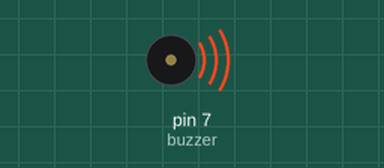
Simulated run of this sketch. Board: Arduino Uno, built with avr-gcc and run on an emulated ATmega328P. Shown: buzzer (waves = sounding).

Above: at 0.2 s.
At 13.3 s:
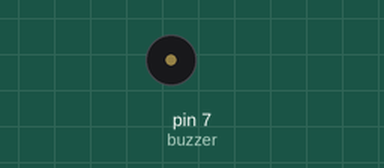
Timing chart, 0 to 15.1 s (numbered marks = the images above):
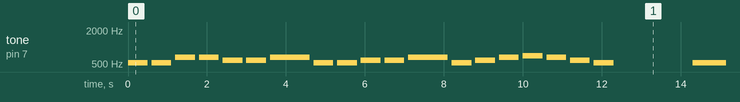

Measured:
- by itself, tone on pin 7 (buzzer): plays 523 Hz for 0.50 s, 523 Hz for 0.50 s, 659 Hz for 0.50 s, 659 Hz for 0.50 s, 587 Hz for 0.50 s, 587 Hz for 0.50 s … (154 notes in this stretch)

The sketch:

buzzer.ino
```cpp
/* Arduino tutorial - Buzzer / Piezo Speaker
   More info and circuit: http://www.ardumotive.com/how-to-use-a-buzzer-en.html
   Dev: Michalis Vasilakis // Date: 9/6/2015 // www.ardumotive.com */


const int buzzer = 7; //buzzer to arduino pin 7

const int C = 523.25;
const int D = 587.33;
const int E = 659.25;
const int F = 698.46;
const int G = 783.99;
const int A = 880.00;
const int B = 987.77;
const int UpC = 1046.50;


void setup(){

  pinMode(buzzer, OUTPUT); // Set buzzer - pin 7 as an output

}

void loop(){

  //Song
  tone(buzzer, C); // C
  delay(500);
  noTone(buzzer);
  delay(100);
  tone(buzzer, C); // C
  delay(500);
  noTone(buzzer);
  delay(100);
  tone(buzzer, E);
  delay(500);
  noTone(buzzer);
  delay(100);
  tone(buzzer, E);
  delay(500);
  noTone(buzzer);
  delay(100);
  tone(buzzer, D);
  delay(500);
  noTone(buzzer);
  delay(100);
  tone(buzzer, D);
  delay(500);
  noTone(buzzer);
  delay(100);
  tone(buzzer, E);
  delay(1000);
  noTone(buzzer);
  delay(100);
  tone(buzzer, C);
  delay(500);
  noTone(buzzer);
  delay(100);
  tone(buzzer, C);
  delay(500);
  noTone(buzzer);
  delay(100);
  tone(buzzer, D);
  delay(500);
  noTone(buzzer);
  delay(100);
  tone(buzzer, D);
  delay(500);
  noTone(buzzer);
  delay(100);
  tone(buzzer, E);
  delay(1000);
  noTone(buzzer);
  delay(100);
  tone(buzzer, C);
  delay(500);
  noTone(buzzer);
  delay(100);
  tone(buzzer, D);
  delay(500);
  noTone(buzzer);
  delay(100);
  tone(buzzer, E);
  delay(500);
  noTone(buzzer);
  delay(100);
  tone(buzzer, F);
  delay(500);
  noTone(buzzer);
  delay(100);
  tone(buzzer, E);
  delay(500);
  noTone(buzzer);
  delay(100);
  tone(buzzer, D);
  delay(500);
  noTone(buzzer);
  delay(100);
  tone(buzzer, C);
  delay(500);

  noTone(buzzer);
  delay(2000);

  //Play full 5th Scale
  tone(buzzer, C); // C
  delay(1000);        // ...for 1 sec
  tone(buzzer, D); // D
  delay(1000);        // ...for 1 sec
  tone(buzzer, E); // E
  delay(1000);        // ...for 1 sec
  tone(buzzer, F); // F
  delay(1000);        // ...for 1 sec
  tone(buzzer, G); // G
  delay(1000);        // ...for 1 sec
  tone(buzzer, A); // A
  delay(1000);        // ...for 1 sec
  tone(buzzer, B); // B
  delay(1000);        // ...for 1 sec
  tone(buzzer, UpC); // C#
  delay(1000);        // ...for 1 sec
  noTone(buzzer);     // Stop sound...
  delay(1000);        // ...for 1sec

}
```
